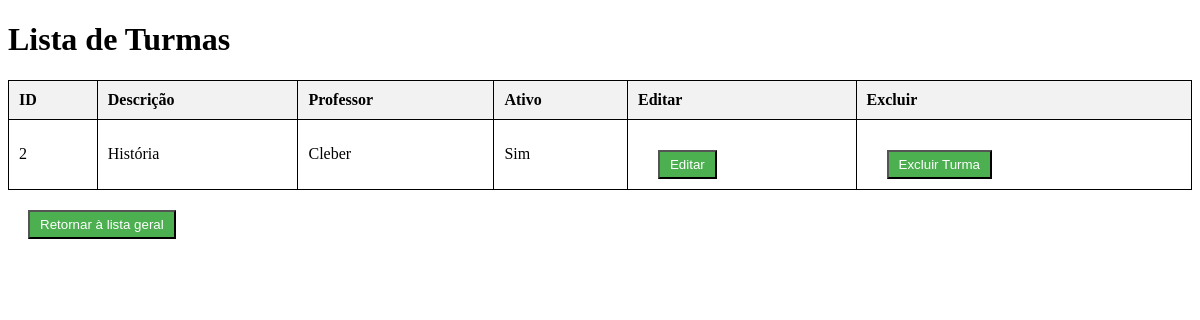
Page /turmas/2 on the committed database.
### model/model_turma.py (models this page shows, shortened)
class Turma(db.Model):
    __tablename__ = 'turmas'
    id = db.Column(db.Integer, primary_key=True)
    descricao = db.Column(db.String(80))
    ativo = db.Column(db.String, default="sim", nullable=False)
    prof_id = db.Column(db.Integer, db.ForeignKey('professores.id', ondelete="SET NULL"), nullable=True)
    professor = db.relationship('Professor', backref='turmas')
    def to_dict(self):
        return {
            "id": self.id,
            "descricao": self.descricao,
            "professor": self.professor.nome if self.professor is not None else "Professor excluido",
            "ativo": self.ativo
        }

### model/model_profs.py (models this page shows, shortened)
class Professor(db.Model):
    __tablename__ = 'professores'
    id = db.Column(db.Integer, primary_key=True)
    nome = db.Column(db.String(80))
    idade = db.Column(db.Integer)
    materia = db.Column(db.String(30))
    observacao = db.Column(db.String(30))

### routes/turmas_routes.py (the view)
@turmas_blueprint.route("/turmas/<int:id_turma>", methods=["GET"])
def get_turmas_por_id(id_turma):
    try:
        turma = turma_por_id(id_turma)
        return render_template("turmas_id.html", turma=turma)
    except DadoNaoEncontrado:
        return ({"erro": 'turma não encontrada'}, 400)

### model/model_turma.py (called while the page is built)
def turma_por_id(id_turma):
    turma = Turma.query.get(id_turma)
    if not turma:
        raise DadoNaoEncontrado
    return turma.to_dict()

### templates/turmas_id.html (shortened to what this page needs)
<!DOCTYPE html>
<html lang="pt-BR">
<head>
</head>
<body>
    <h1>Lista de Turmas</h1>
    <table>
        <thead>
            <tr>
                <th>ID</th>
                <th>Descrição</th>
                <th>Professor</th>
                <th>Ativo</th>
                <th>Editar</th>
                <th>Excluir</th>
            </tr>
        </thead>
        <tbody>
            <tr>
                <td>{{ turma.id }}</td>
                <td>{{ turma.descricao }}</td>
                <td>{{ turma.professor }}</td>
                <td>{{ turma.ativo }}</td>
                <td>
                    <a href="{{ url_for('turmas.editar_turma_page', id_turma=turma.id) }}">
                        <button>Editar</button>
                    </a>
                </td>
                <td>
                        <form id="delete-form" action="{{ url_for('turmas.excluir_turma', turma_id=turma.id) }}" method="POST">
                    <button type="submit">Excluir Turma</button>
                </form>
                </td>
            </tr>
        </tbody>
    </table>
    <div>
        <a href="{{ url_for('turmas.get_turmas',) }}">
        <button>Retornar à lista geral</button>
        </a>
    </div>
</body>
</html>

### templates/turmas_id.html (style rules this page uses)
table { width: 100%; border-collapse: collapse; }
table, th, td { border: 1px solid black; }
th, td { padding: 10px; text-align: left; }
th { background-color: #f2f2f2; }
button { margin-top: 20px; margin-left: 20px; align-items: center; padding: 5px 10px; background-color: #4CAF50; color: white; border: color(black); cursor: pointer; }

### rows in the picture
Turma: descricao "História", ativo "Sim"
Professor: professor "Cleber"

### other values in the picture
{{ turma.id }} "2"
